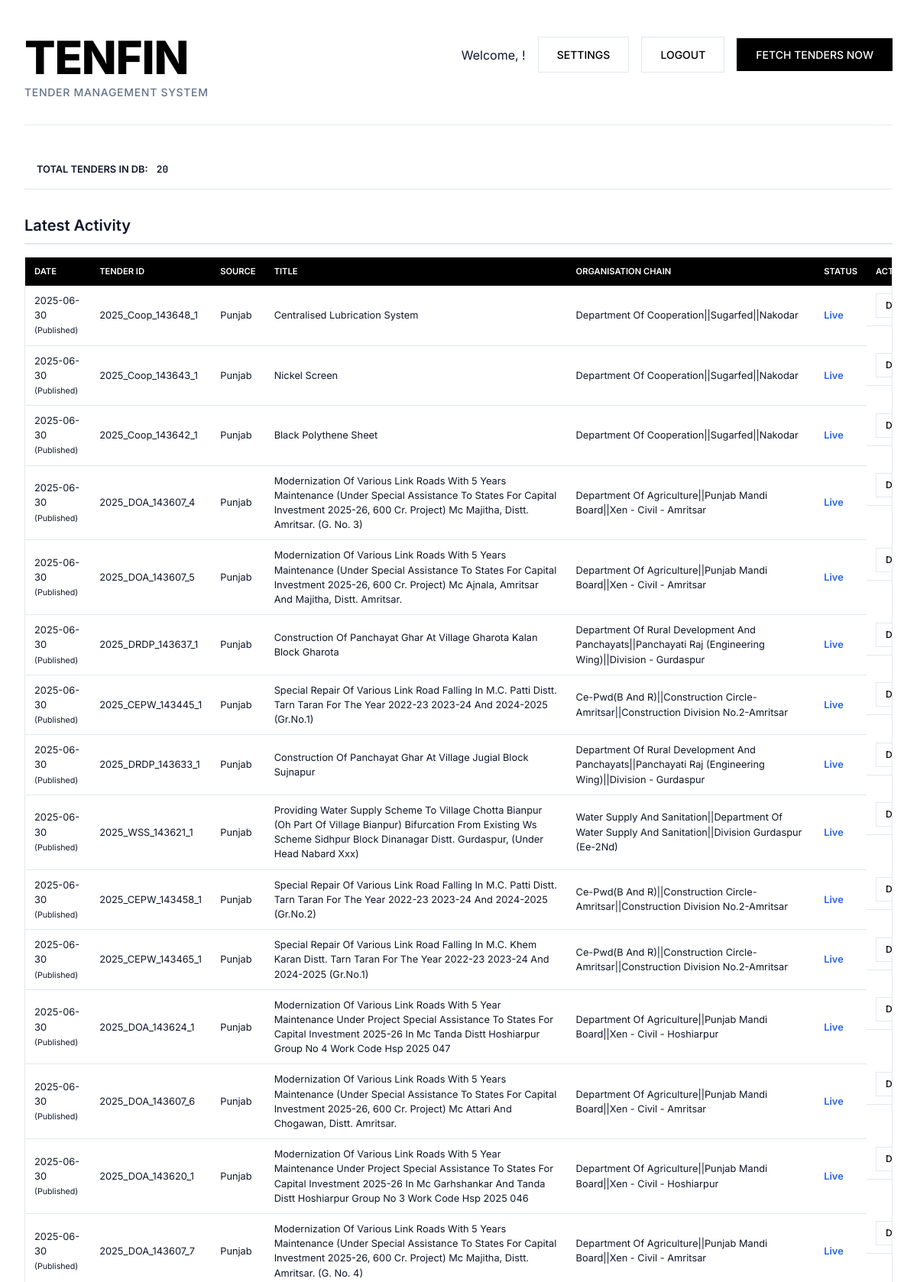
The page / (upper part) on the database its author committed.
### database.py (models this page shows, shortened)
class Tender(Base):
    __tablename__ = "tenders"
    id = Column(Integer, primary_key=True, index=True)
    tender_id = Column(String, unique=True, index=True, nullable=False)
    source_site = Column(String, index=True, nullable=False)
    tender_title = Column(Text)
    organisation_chain = Column(Text)
    tender_value_numeric = Column(Float, nullable=True)
    emd_amount_numeric = Column(Float, nullable=True)
    published_date = Column(DateTime, nullable=True)
    closing_date = Column(DateTime, nullable=True)
    opening_date = Column(DateTime, nullable=True)
    location = Column(String, nullable=True)
    pincode = Column(String, nullable=True)
    status = Column(String, default="Live", index=True)
    full_details_json = Column(JSON, nullable=True)
    created_at = Column(DateTime(timezone=True), server_default=func.now())
    updated_at = Column(DateTime(timezone=True), onupdate=func.now())
    result = relationship("TenderResult", back_populates="tender", uselist=False, cascade="all, delete-orphan")
    bids = relationship("TenderBid", back_populates="tender", cascade="all, delete-orphan")
    eligibility_check = relationship("EligibilityCheck", back_populates="tender", uselist=False, cascade="all, delete-orphan")

### dashboard.py (the view)
@app.get("/", response_class=HTMLResponse, name="homepage")
async def homepage(request: Request, db: Session = Depends(get_db), current_user: User = Depends(require_user)):
    live_tenders = db.query(Tender).filter(Tender.status != 'Result Announced').order_by(desc(Tender.published_date)).limit(100).all()
    tender_results = db.query(TenderResult).join(Tender).order_by(desc(TenderResult.created_at)).limit(100).all()
    combined_list, processed_tender_ids = [], set()
    for tender in live_tenders:
        combined_list.append({"type": "live_tender", "date": tender.published_date, "data": tender})
        processed_tender_ids.add(tender.id)
    for result in tender_results:
        if result.tender.id not in processed_tender_ids:
            combined_list.append({"type": "tender_result", "date": result.created_at, "data": result})
    combined_list.sort(key=lambda x: x.get('date') or datetime.datetime.min, reverse=True)
    total_tenders = db.query(func.count(Tender.id)).scalar()
    response = templates.TemplateResponse("index_db.html", {
        "request": request,
        "combined_items": combined_list,
        "total_tenders": total_tenders,
        "current_user": current_user
    })
    response.headers["Cache-Control"] = "no-cache, no-store, must-revalidate"
    response.headers["Pragma"] = "no-cache"
    response.headers["Expires"] = "0"
    return response

### templates/index_db.html (shortened to what this page needs)
<!DOCTYPE html>
<html lang="en">
<head>
</head>
<body>
  <div class="container">
    <header class="header">
        <div>
            <h1><a href="{{ url_for('homepage') }}" style="text-decoration:none; color:inherit;">TenFin</a></h1>
            <div class="header-subtitle">Tender Management System</div>
        </div>
        <div class="header-actions">
            {% if current_user %}<span>Welcome, {{ current_user.username }}!</span>{% endif %}
            <a href="{{ url_for('settings_page') }}" class="btn btn-secondary">Settings</a>
            <a href="{{ url_for('logout') }}" class="btn btn-secondary">Logout</a>
            <button type="button" id="fetch-tenders-btn" class="btn">Fetch Tenders Now</button>
        </div>
    </header>
    <main>
      <section class="results-section">
        <div class="stats-bar">
          <div class="stats-item">Total Tenders in DB: <span class="stats-value">{{ total_tenders }}</span></div>
        </div>
        <h3 class="table-title" style="font-size: 1.25rem; font-weight: 600; margin: 32px 0 16px 0; padding-bottom: 8px; border-bottom: 2px solid var(--color-border);">Latest Activity</h3>
        <div class="table-responsive-wrapper">
            <table class="tender-table">
                <thead>
                    <tr>
                        <th>Date</th><th>Tender ID</th><th>Source</th><th>Title</th><th>Organisation Chain</th><th>Status</th><th>Actions</th>
                    </tr>
                </thead>
                <tbody>
                    {% if combined_items %}
                        {% for item in combined_items %}
                            {% if item.type == 'live_tender' %}
                                {% set tender = item.data %}
                                <tr>
                                    <td>{{ tender.published_date | datetime('%Y-%m-%d') if tender.published_date else 'N/A' }} <br><small>(Published)</small></td>
                                    <td>{{ tender.tender_id }}</td>
                                    <td>{{ tender.source_site }}</td>
                                    <td>{{ tender.tender_title | neat_format }}</td>
                                    <td>{{ tender.organisation_chain | neat_format }}</td>
                                    <td><span class="status-live">Live</span></td>
                                    <td class="actions-cell">
                                        <a href="{{ url_for('view_tender_detail', tender_pk_id=tender.id) }}" class="btn btn-secondary" style="padding: 6px 12px; font-size: 0.75rem;">Details</a>
                                    </td>
                                </tr>
                            {% endif %}
                        {% endfor %}
                    {% else %}
                        <tr><td colspan="7" class="no-items">No tenders or results found in the database.</td></tr>
                    {% endif %}
                </tbody>
            </table>
        </div>
      </section>
    </main>
  </div>
</body>
</html>

### templates/index_db.html (style rules this page uses)
* { box-sizing: border-box; margin: 0; padding: 0; }
html { font-size: 16px; }
:root { --color-primary: #000000; --color-secondary: #1a1a1a; --color-accent: #2563eb; --color-surface: #ffffff; --color-surface-alt: #f8fafc; --color-border: #e2e8f0; --color-text: #0f172a; --color-text-muted: #64748b; --color-success: #059669; --shadow-md: 0 4px 6px -1px rgb(0 0 0 / 0.1), 0 2px 4px -2px rgb(0 0 0 / 0.1); }
body { font-family: 'Inter', sans-serif; background: var(--color-surface-alt); color: var(--color-text); line-height: 1.5; }
.container { max-width: none; width: 100%; margin: 0 auto; padding: 48px 32px; background: var(--color-surface); min-height: 100vh; }
.header { display: flex; justify-content: space-between; align-items: flex-start; margin-bottom: 32px; padding-bottom: 32px; border-bottom: 1px solid var(--color-border); }
.header h1 { font-size: clamp(2.5rem, 5vw, 4rem); font-weight: 800; letter-spacing: -0.02em; line-height: 0.9; color: var(--color-primary); text-transform: uppercase; }
.header-subtitle { font-size: 0.875rem; font-weight: 500; color: var(--color-text-muted); text-transform: uppercase; letter-spacing: 0.05em; margin-top: 8px; }
.header-actions { display: flex; gap: 16px; flex-wrap: wrap; align-items: center; }
.btn { display: inline-flex; align-items: center; justify-content: center; padding: 12px 24px; border: 1px solid var(--color-primary); font-family: inherit; font-size: 0.875rem; font-weight: 500; text-decoration: none; color: var(--color-surface); background: var(--color-primary); border-radius: 0; cursor: pointer; transition: all 0.2s ease; text-transform: uppercase; }
.btn-secondary { background: transparent; color: var(--color-primary); border-color: var(--color-border); }
.table-responsive-wrapper { width: 100%; overflow-x: auto; border: 1px solid var(--color-border); }
.tender-table { width: 100%; min-width: 1200px; border-collapse: collapse; }
.tender-table th { background: var(--color-primary); color: var(--color-surface); padding: 10px 12px; text-align: left; font-weight: 600; font-size: 0.7rem; text-transform: uppercase; white-space: nowrap; position: sticky; top: 0; }
.tender-table td { padding: 10px 12px; border-bottom: 1px solid var(--color-border); font-size: 0.8rem; vertical-align: middle; }
.status-live { color: var(--color-accent); font-weight: 600; }
.stats-bar { padding: 16px; margin-bottom: 20px; display: flex; justify-content: space-between; align-items: center; border-bottom: 1px solid var(--color-border); }
.stats-item { font-size: 0.8rem; font-weight: 600; color: var(--color-text); text-transform: uppercase; }
.stats-value { font-family: 'JetBrains Mono', monospace; margin-left: 8px; }
.actions-cell { display: flex; gap: 8px; }

### rows shown on the page
Tender: published_date "2025-06-30", tender_id "2025_Coop_143648_1", source_site "Punjab", tender_title|neat_format "Centralised Lubrication System", organisation_chain|neat_format "Department Of Cooperation||Sugarfed||Nakodar"
Tender: published_date "2025-06-30", tender_id "2025_Coop_143643_1", source_site "Punjab", tender_title|neat_format "Nickel Screen", organisation_chain|neat_format "Department Of Cooperation||Sugarfed||Nakodar"
Tender: published_date "2025-06-30", tender_id "2025_Coop_143642_1", source_site "Punjab", tender_title|neat_format "Black Polythene Sheet", organisation_chain|neat_format "Department Of Cooperation||Sugarfed||Nakodar"
Tender: published_date "2025-06-30", tender_id "2025_DOA_143607_4", source_site "Punjab", tender_title|neat_format "Modernization Of Various Link Roads With 5 Years Maintenance (Under Special Assistance To States For Capital Investment 2025-26, 600 Cr. Project) Mc Majitha, Distt. Amritsar. (G. No. 3)", organisation_chain|neat_format "Department Of Agriculture||Punjab Mandi Board||Xen - Civil - Amritsar"
Tender: published_date "2025-06-30", tender_id "2025_DOA_143607_5", source_site "Punjab", tender_title|neat_format "Modernization Of Various Link Roads With 5 Years Maintenance (Under Special Assistance To States For Capital Investment 2025-26, 600 Cr. Project) Mc Ajnala, Amritsar And Majitha, Distt. Amritsar.", organisation_chain|neat_format "Department Of Agriculture||Punjab Mandi Board||Xen - Civil - Amritsar"
Tender: published_date "2025-06-30", tender_id "2025_DRDP_143637_1", source_site "Punjab", tender_title|neat_format "Construction Of Panchayat Ghar At Village Gharota Kalan Block Gharota", organisation_chain|neat_format "Department Of Rural Development And Panchayats||Panchayati Raj (Engineering Wing)||Division - Gurdaspur"
Tender: published_date "2025-06-30", tender_id "2025_CEPW_143445_1", source_site "Punjab", tender_title|neat_format "Special Repair Of Various Link Road Falling In M.C. Patti Distt. Tarn Taran For The Year 2022-23 2023-24 And 2024-2025 (Gr.No.1)", organisation_chain|neat_format "Ce-Pwd(B And R)||Construction Circle-Amritsar||Construction Division No.2-Amritsar"
Tender: published_date "2025-06-30", tender_id "2025_DRDP_143633_1", source_site "Punjab", tender_title|neat_format "Construction Of Panchayat Ghar At Village Jugial Block Sujnapur", organisation_chain|neat_format "Department Of Rural Development And Panchayats||Panchayati Raj (Engineering Wing)||Division - Gurdaspur"
Tender: published_date "2025-06-30", tender_id "2025_WSS_143621_1", source_site "Punjab", tender_title|neat_format "Providing Water Supply Scheme To Village Chotta Bianpur (Oh Part Of Village Bianpur) Bifurcation From Existing Ws Scheme Sidhpur Block Dinanagar Distt. Gurdaspur, (Under Head Nabard Xxx)", organisation_chain|neat_format "Water Supply And Sanitation||Department Of Water Supply And Sanitation||Division Gurdaspur (Ee-2Nd)"
Tender: published_date "2025-06-30", tender_id "2025_CEPW_143458_1", source_site "Punjab", tender_title|neat_format "Special Repair Of Various Link Road Falling In M.C. Patti Distt. Tarn Taran For The Year 2022-23 2023-24 And 2024-2025 (Gr.No.2)", organisation_chain|neat_format "Ce-Pwd(B And R)||Construction Circle-Amritsar||Construction Division No.2-Amritsar"
Tender: published_date "2025-06-30", tender_id "2025_CEPW_143465_1", source_site "Punjab", tender_title|neat_format "Special Repair Of Various Link Road Falling In M.C. Khem Karan Distt. Tarn Taran For The Year 2022-23 2023-24 And 2024-2025 (Gr.No.1)", organisation_chain|neat_format "Ce-Pwd(B And R)||Construction Circle-Amritsar||Construction Division No.2-Amritsar"
Tender: published_date "2025-06-30", tender_id "2025_DOA_143624_1", source_site "Punjab", tender_title|neat_format "Modernization Of Various Link Roads With 5 Year Maintenance Under Project Special Assistance To States For Capital Investment 2025-26 In Mc Tanda Distt Hoshiarpur Group No 4 Work Code Hsp 2025 047", organisation_chain|neat_format "Department Of Agriculture||Punjab Mandi Board||Xen - Civil - Hoshiarpur"
Tender: published_date "2025-06-30", tender_id "2025_DOA_143607_6", source_site "Punjab", tender_title|neat_format "Modernization Of Various Link Roads With 5 Years Maintenance (Under Special Assistance To States For Capital Investment 2025-26, 600 Cr. Project) Mc Attari And Chogawan, Distt. Amritsar.", organisation_chain|neat_format "Department Of Agriculture||Punjab Mandi Board||Xen - Civil - Amritsar"
Tender: published_date "2025-06-30", tender_id "2025_DOA_143620_1", source_site "Punjab", tender_title|neat_format "Modernization Of Various Link Roads With 5 Year Maintenance Under Project Special Assistance To States For Capital Investment 2025-26 In Mc Garhshankar And Tanda Distt Hoshiarpur Group No 3 Work Code Hsp 2025 046", organisation_chain|neat_format "Department Of Agriculture||Punjab Mandi Board||Xen - Civil - Hoshiarpur"
Tender: published_date "2025-06-30", tender_id "2025_DOA_143607_7", source_site "Punjab", tender_title|neat_format "Modernization Of Various Link Roads With 5 Years Maintenance (Under Special Assistance To States For Capital Investment 2025-26, 600 Cr. Project) Mc Majitha, Distt. Amritsar. (G. No. 4)", organisation_chain|neat_format "Department Of Agriculture||Punjab Mandi Board||Xen - Civil - Amritsar"

### other values the page prints
{{ total_tenders }} "20"
